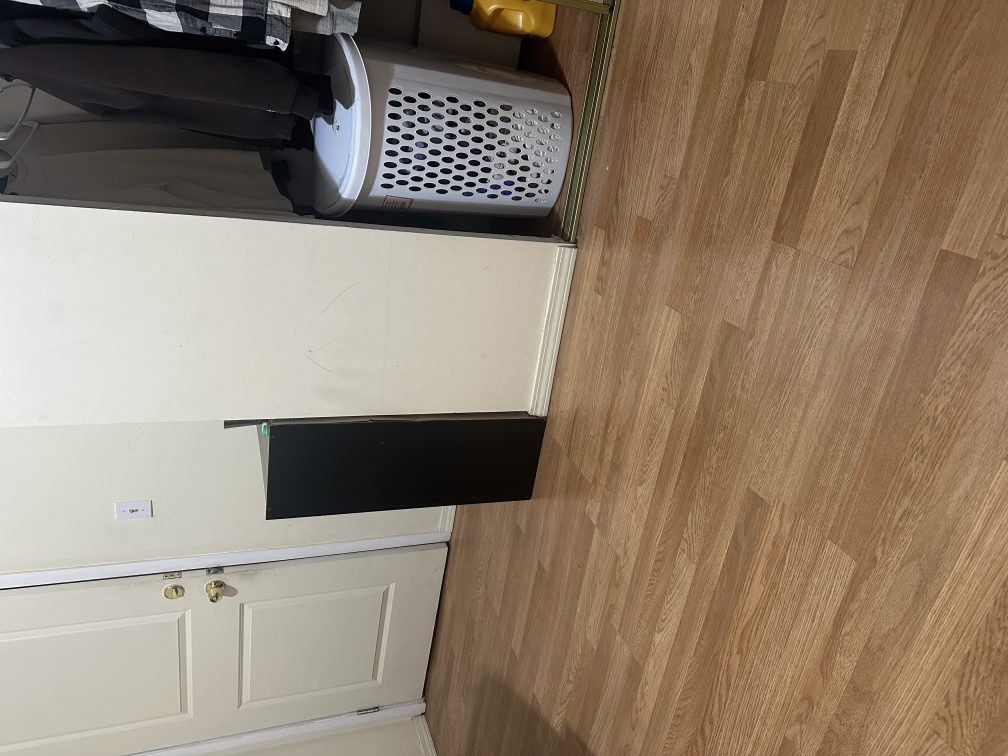
#> input picture code/cabinet/IMG_7561.JPG, 4032 x 3024 px (shown at 1/4 size)
$ python homography.py cabinet/IMG_7561.JPG cabinet/IMG_7562.JPG cabinet/IMG_7562.JPG cabinet/IMG_7562.JPG
#> lines starting #> are read from the running program, lines starting #| are printed output that depends on the picture
### code/lib.py
import argparse
from pathlib import Path

from PIL import Image, ImageOps
import numpy as np

import cv2

import matplotlib.pyplot as plt

def import_image(path: Path) -> Image:
    """Import an image from a file."""
    im = Image.open(path)
#> im is the input picture: PIL image 4032x3024 RGB; mean R, G, B 143.4, 127.2, 109.7
    im = ImageOps.exif_transpose(im)
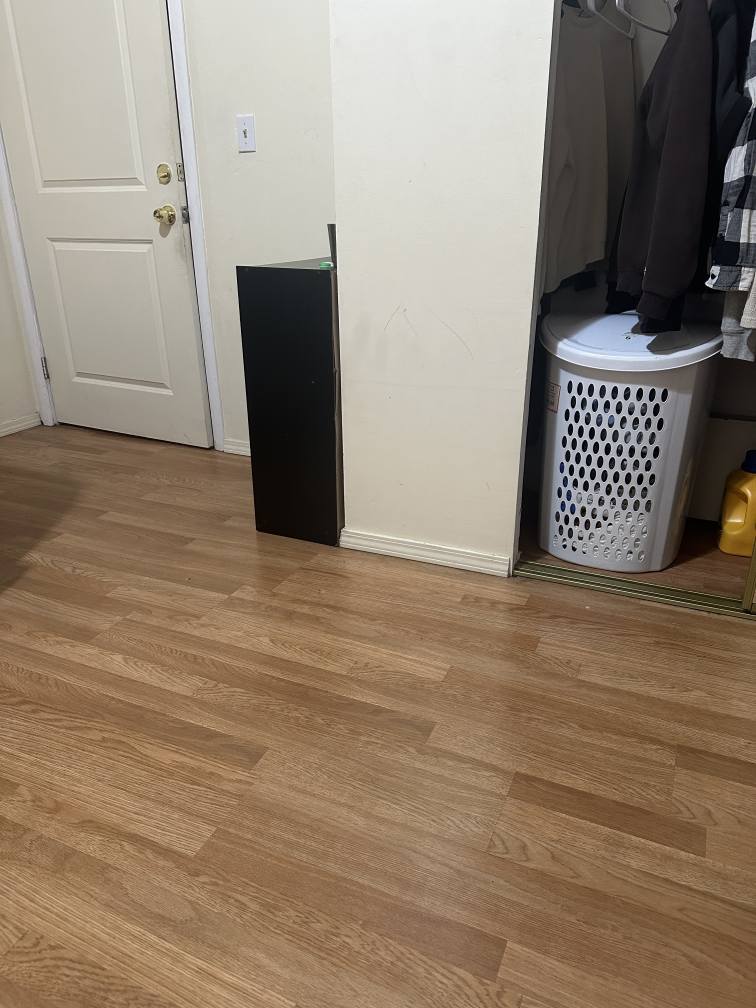
#> im: PIL image 3024x4032 RGB (shown at 1/4 size); mean R, G, B 143.4, 127.2, 109.7
    print("Imported image from", path)
    return im

def im_scale(im: Image, scale: float) -> np.ndarray:
    """Resize an image by a scale factor."""
#> called with scale = 1
    out_im = im.resize((int(im.size[0]*scale), int(im.size[1]*scale)))
    print("Resized image to", out_im.size)
#| Resized image to (3024, 4032)
    out_im = np.array(out_im)
    return out_im

# [4 lines left out: function distance_transform, not called in this run]

# [27 lines that do not run on import are left out]

### code/homography.py
import argparse
from pathlib import Path

from PIL import Image, ImageOps
import cv2
import numpy as np
from scipy.interpolate import LinearNDInterpolator

import matplotlib.pyplot as plt

import lib

# [69 lines left out: functions compute_H, warp_image, not called in this run]

if __name__ == "__main__":
    parser = argparse.ArgumentParser(description="Find and apply a homography between two images.")

    parser.add_argument("im1", help="Path to image 1")
    parser.add_argument("pts1", help="Path to image 1 points")
    parser.add_argument("im2", help="Path to image 2")
    parser.add_argument("pts2", help="Path to image 2 points")

    args = parser.parse_args()

    im1_path = Path(args.im1)
    im2_path = Path(args.im2)

    im1 = lib.import_image(im1_path)
    im1 = lib.im_scale(im1, 1)

    im2 = lib.import_image(im2_path)
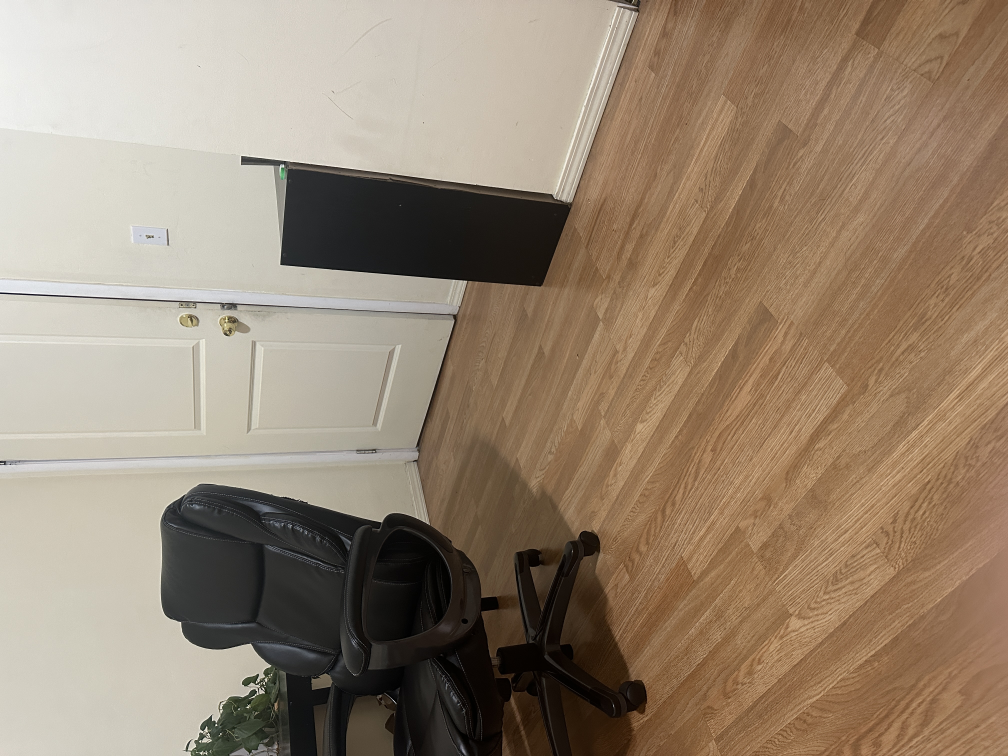
#> input picture code/cabinet/IMG_7562.JPG, 4032 x 3024 px (shown at 1/4 size)
#> in import_image, im is the input picture: PIL image 4032x3024 RGB; mean R, G, B 151.1, 133.4, 113.8
#> in import_image (call 2), `im = ImageOps.exif_transpose(im)`:
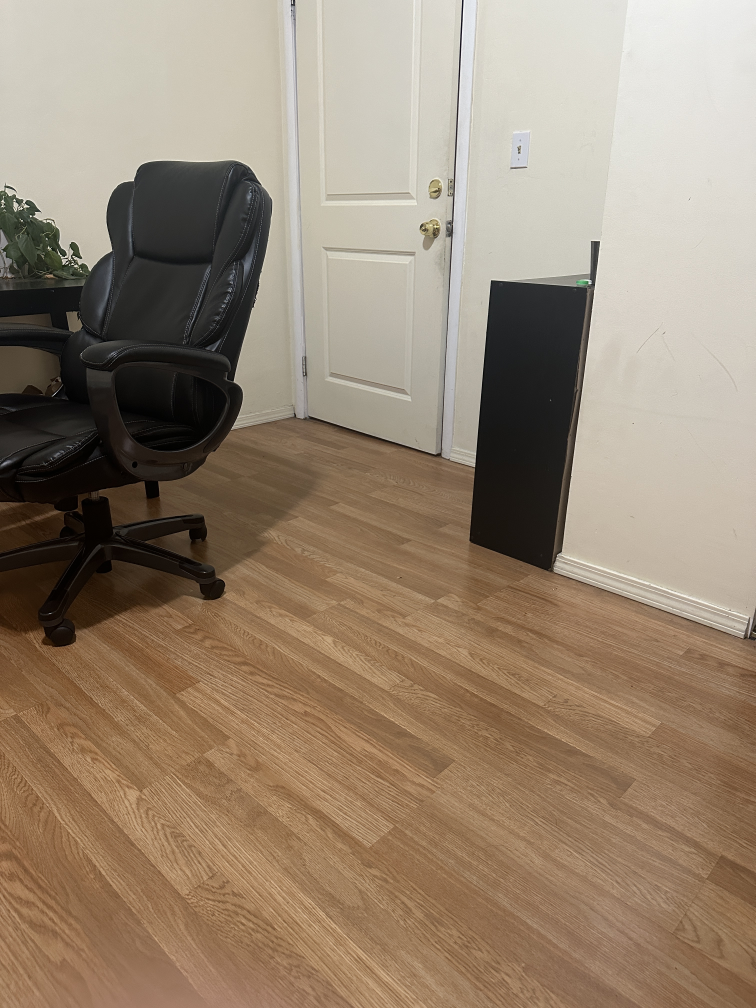
#> im: PIL image 3024x4032 RGB (shown at 1/4 size); mean R, G, B 151.1, 133.4, 113.8
    im2 = lib.im_scale(im2, 1)
#| Resized image to (3024, 4032)

    # Testing homography
#> (the run stopped early here; a loop or call above may not have finished)
